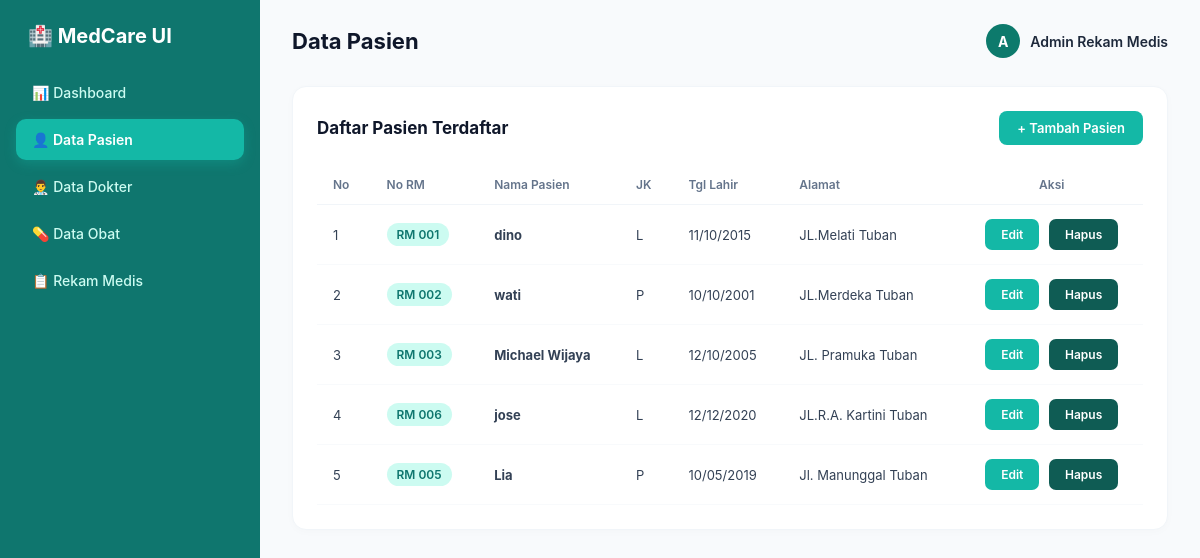
The app's page /pasien.php with its own data.
### tables this page shows
CREATE TABLE `pasien` (
  `id_pasien` int(11) NOT NULL,
  `no_rm` varchar(20) NOT NULL,
  `nama_pasien` varchar(100) NOT NULL,
  `jenis_kelamin` enum('L','P') NOT NULL,
  `tanggal_lahir` date NOT NULL,
  `alamat` text NOT NULL
);

### pasien.php (the view, shortened to what this page needs)
<?php
include 'koneksi.php';
$query = mysqli_query($koneksi, "SELECT * FROM pasien");
?>
<!DOCTYPE html>
<html lang="id">
<head>
    <link rel="stylesheet" href="style.css?v=5">
</head>
<body>
    <div class="sidebar">
        <div class="brand">🏥 MedCare UI</div>
        <ul class="sidebar-menu">
            <li><a href="index.php">📊 Dashboard</a></li>
            <li><a href="pasien.php" class="active">👤 Data Pasien</a></li>
            <li><a href="dokter.php">👨‍⚕️ Data Dokter</a></li>
            <li><a href="obat.php">💊 Data Obat</a></li>
            <li><a href="rekam_medis.php">📋 Rekam Medis</a></li>
        </ul>
    </div>
    <div class="main-content">
        <div class="top-nav">
            <h1>Data Pasien</h1>
            <div class="user-profile">
                <div class="user-avatar">A</div>
                <span style="font-size: 14px; font-weight: 600;">Admin Rekam Medis</span>
            </div>
        </div>
        <div class="table-container">
            <div class="table-header">
                <h2>Daftar Pasien Terdaftar</h2>
                <a href="tambah_pasien.php" class="btn-primary">+ Tambah Pasien</a>
            </div>
            <table>
                <thead>
                    <tr>
                        <th>No</th>
                        <th>No RM</th>
                        <th>Nama Pasien</th>
                        <th>JK</th>
                        <th>Tgl Lahir</th>
                        <th>Alamat</th>
                        <th>Aksi</th>
                    </tr>
                </thead>
                <tbody>
                    <?php
                    $no = 1;
                    if ($query && mysqli_num_rows($query) > 0) {
                        while($d = mysqli_fetch_array($query)){
                    ?>
                    <tr>
                        <td><?php echo $no++; ?></td>
                        <td><span class="badge-tag"><?php echo $d['no_rm']; ?></span></td>
                        <td><strong><?php echo $d['nama_pasien']; ?></strong></td>
                        <td><?php echo $d['jenis_kelamin']; ?></td>
                        <td><?php echo date('d/m/Y', strtotime($d['tanggal_lahir'])); ?></td>
                        <td><?php echo $d['alamat']; ?></td>
                        <td>
                            <a href="edit_pasien.php?id=<?php echo $d['id_pasien']; ?>" class="btn-edit">Edit</a>
                            <a href="hapus_pasien.php?id=<?php echo $d['id_pasien']; ?>" class="btn-delete" onclick="bukaModalHapus(event, this.href)">Hapus</a>
                        </td>
                    </tr>
                    <?php
                        }
                    } else {
                    ?>
                    <tr>
                        <td colspan="7" style="text-align: center; color: #a3aed0; padding: 20px;">Belum ada data pasien.</td>
                    </tr>
                    <?php } ?>
                </tbody>
            </table>
        </div>
    </div>
</body>
</html>

### style.css (style rules this page uses)
* { margin: 0; padding: 0; box-sizing: border-box; font-family: 'Inter', -apple-system, BlinkMacSystemFont, 'Segoe UI', Roboto, sans-serif; }
body { background-color: #f8fafc; color: #1e293b; display: flex; min-height: 100vh; }
.sidebar { width: 260px; background: #0f766e; color: #ffffff; padding: 24px 16px; display: flex; flex-direction: column; }
.sidebar .brand { font-size: 20px; font-weight: 700; color: #ffffff; margin-bottom: 24px; display: flex; align-items: center; gap: 10px; padding: 0 12px; }
.sidebar-menu { list-style: none; }
.sidebar-menu li { margin-bottom: 6px; }
.sidebar-menu a { display: flex; align-items: center; gap: 12px; padding: 12px 16px; color: #ccfbf1; text-decoration: none; font-weight: 500; font-size: 14px; border-radius: 10px; transition: all 0.2s ease; }
.sidebar-menu a.active { background: #14b8a6; color: #ffffff; font-weight: 600; box-shadow: 0 4px 12px rgba(20, 184, 166, 0.3); }
.main-content { flex: 1; padding: 24px 32px; overflow-y: auto; }
.top-nav { display: flex; justify-content: space-between; align-items: center; margin-bottom: 28px; }
.top-nav h1 { font-size: 22px; font-weight: 700; color: #0f172a; }
.user-profile { display: flex; align-items: center; gap: 10px; }
.user-avatar { width: 34px; height: 34px; border-radius: 50%; background: #0d7a6c; color: #ffffff; display: flex; align-items: center; justify-content: center; font-weight: 700; font-size: 14px; }
.table-container, .form-card { background: #ffffff; border-radius: 14px; padding: 24px; border: 1px solid #f1f5f9; box-shadow: 0px 2px 8px rgba(0, 0, 0, 0.02); }
.table-header { display: flex; justify-content: space-between; align-items: center; margin-bottom: 20px; }
.table-header h2 { font-size: 17px; color: #0f172a; font-weight: 700; }
.btn-primary { background: #14b8a6; color: #ffffff; padding: 9px 18px; border-radius: 8px; text-decoration: none; font-weight: 600; font-size: 13px; transition: 0.2s; border: none; cursor: pointer; }
table { width: 100%; border-collapse: collapse; }
th { text-align: left; padding: 12px 16px; color: #64748b; font-size: 12px; font-weight: 600; border-bottom: 1px solid #f1f5f9; }
td { padding: 14px 16px; font-size: 13px; color: #334155; border-bottom: 1px solid #f8fafc; }
table th:last-child, table td:last-child { text-align: center; white-space: nowrap; }
.badge-tag { background: #ccfbf1; color: #0f766e; padding: 4px 10px; border-radius: 20px; font-size: 12px; font-weight: 600; display: inline-block; }
.btn-edit, .btn-delete { display: inline-block; padding: 8px 16px; border-radius: 7px; font-size: 12px; font-weight: 600; text-decoration: none; color: #ffffff !important; border: none; cursor: pointer; transition: all 0.2s ease; }
.btn-edit { background-color: #14b8a6; margin-right: 6px; }
.btn-delete { background-color: #0f5c54; }

### records on screen
pasien: no_rm "RM 001", nama_pasien "dino", jenis_kelamin "L", tanggal_lahir "11/10/2015", alamat "JL.Melati Tuban"
pasien: no_rm "RM 002", nama_pasien "wati", jenis_kelamin "P", tanggal_lahir "10/10/2001", alamat "JL.Merdeka Tuban"
pasien: no_rm "RM 003", nama_pasien "Michael Wijaya", jenis_kelamin "L", tanggal_lahir "12/10/2005", alamat "JL. Pramuka Tuban"
pasien: no_rm "RM 006", nama_pasien "jose", jenis_kelamin "L", tanggal_lahir "12/12/2020", alamat "JL.R.A. Kartini Tuban"
pasien: no_rm "RM 005", nama_pasien "Lia", jenis_kelamin "P", tanggal_lahir "10/05/2019", alamat "Jl. Manunggal Tuban"
